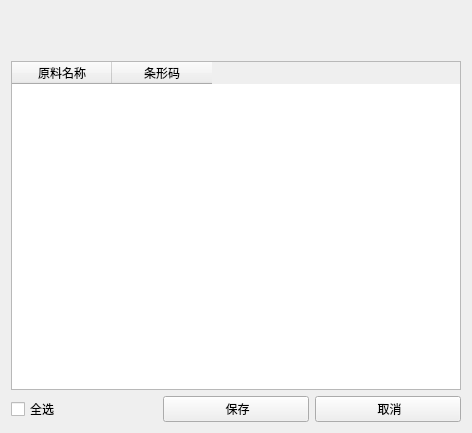
<?xml version="1.0" encoding="UTF-8"?>
<ui version="4.0">
 <class>AddCheckMat</class>
 <widget class="QWidget" name="AddCheckMat">
  <property name="geometry">
   <rect>
    <x>0</x>
    <y>0</y>
    <width>472</width>
    <height>433</height>
   </rect>
  </property>
  <property name="windowTitle">
   <string>Form</string>
  </property>
  <layout class="QVBoxLayout" name="verticalLayout_2">
   <item>
    <spacer name="horizontalSpacer">
     <property name="orientation">
      <enum>Qt::Horizontal</enum>
     </property>
     <property name="sizeHint" stdset="0">
      <size>
       <width>40</width>
       <height>25</height>
      </size>
     </property>
    </spacer>
   </item>
   <item>
    <spacer name="horizontalSpacer_2">
     <property name="orientation">
      <enum>Qt::Horizontal</enum>
     </property>
     <property name="sizeHint" stdset="0">
      <size>
       <width>40</width>
       <height>25</height>
      </size>
     </property>
    </spacer>
   </item>
   <item>
    <layout class="QVBoxLayout" name="verticalLayout">
     <item>
      <widget class="QTableWidget" name="tableWidgetData">
       <column>
        <property name="text">
         <string>原料名称</string>
        </property>
       </column>
       <column>
        <property name="text">
         <string>条形码</string>
        </property>
       </column>
      </widget>
     </item>
     <item>
      <layout class="QHBoxLayout" name="horizontalLayout">
       <item>
        <widget class="QCheckBox" name="checkBoxAllSelect">
         <property name="text">
          <string>全选</string>
         </property>
         <property name="icon">
          <iconset resource="../../../res.qrc">
           <normaloff>:/image/image/全选.png</normaloff>:/image/image/全选.png</iconset>
         </property>
        </widget>
       </item>
       <item>
        <widget class="QPushButton" name="pushButtonSave">
         <property name="text">
          <string> 保存</string>
         </property>
         <property name="icon">
          <iconset resource="../../../res.qrc">
           <normaloff>:/image/image/确认.png</normaloff>:/image/image/确认.png</iconset>
         </property>
        </widget>
       </item>
       <item>
        <widget class="QPushButton" name="pushButtonCancel">
         <property name="text">
          <string> 取消</string>
         </property>
         <property name="icon">
          <iconset resource="../../../res.qrc">
           <normaloff>:/image/image/cancel.png</normaloff>:/image/image/cancel.png</iconset>
         </property>
        </widget>
       </item>
      </layout>
     </item>
    </layout>
   </item>
  </layout>
 </widget>
 <resources>
  <include location="../../../res.qrc"/>
 </resources>
 <connections/>
</ui>
